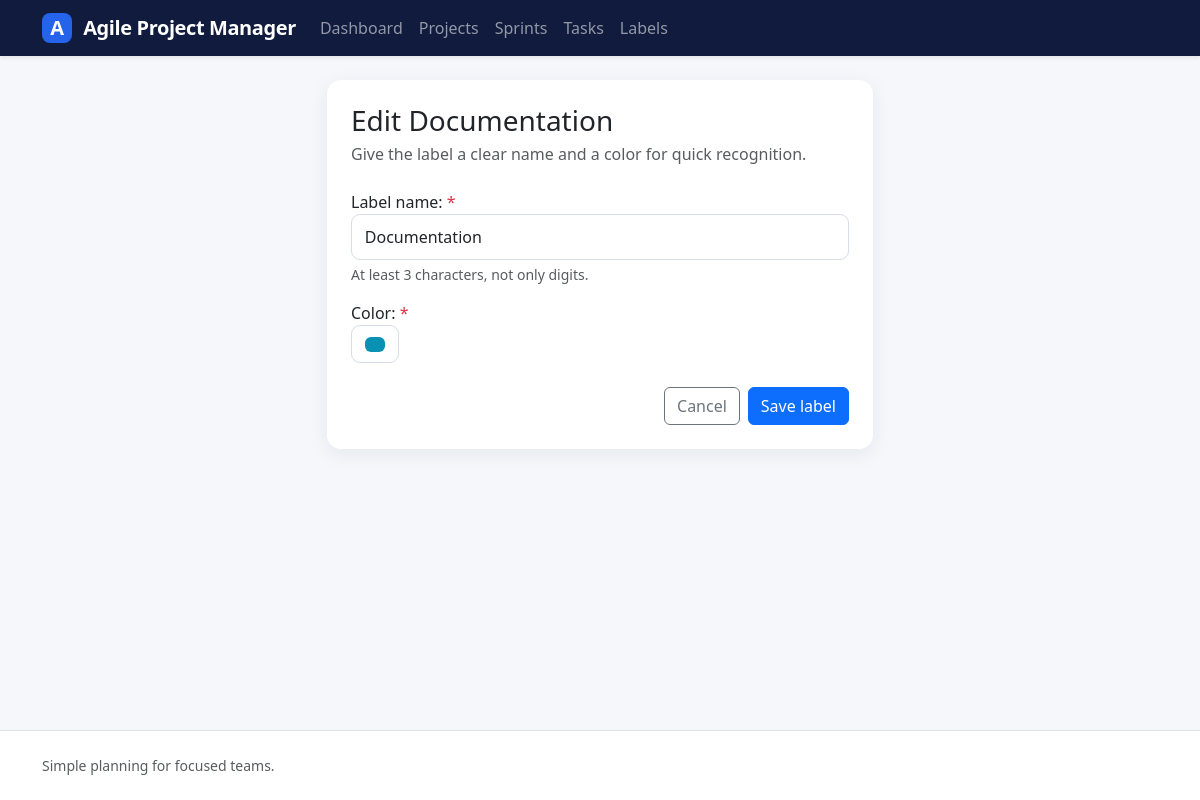
The page /tasks/labels/5/update/ on the database as committed earlier.
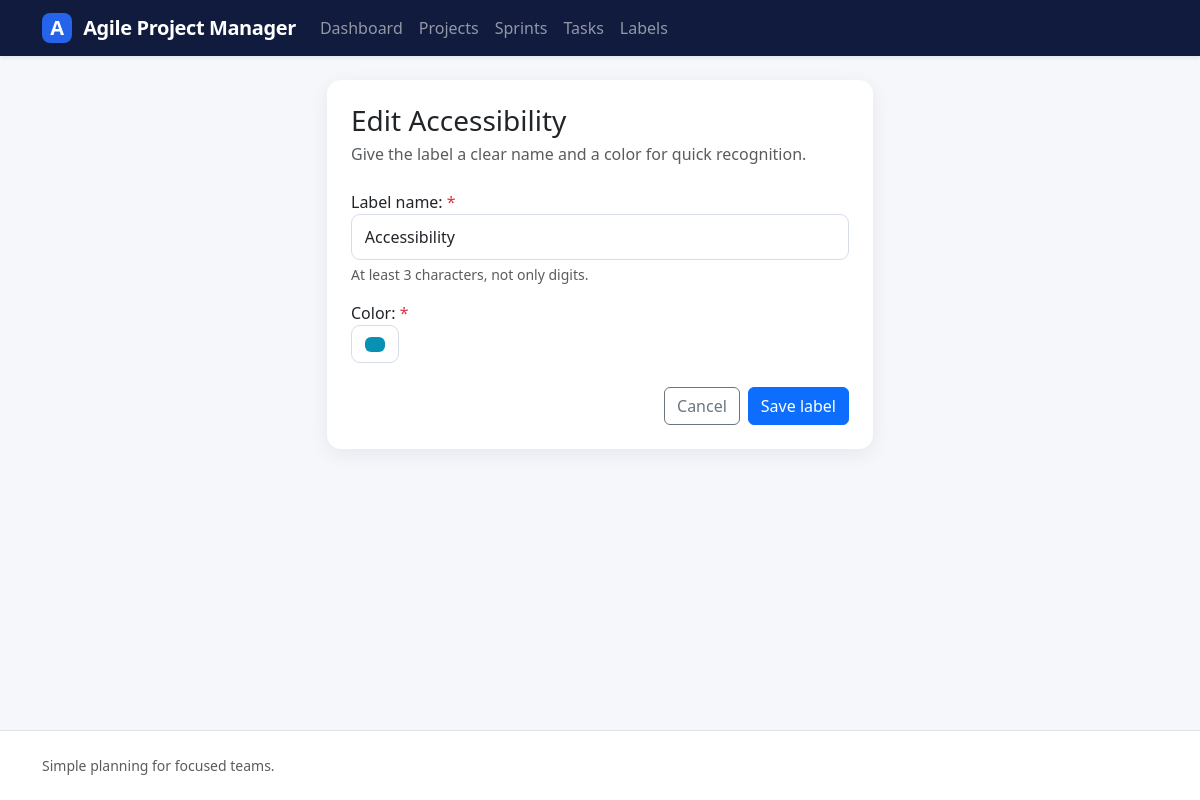
The same page on the database as committed later.
### tasks/models.py (models this page shows, shortened)
class Label(models.Model):
    name = models.CharField(
        max_length=100,
        validators=[MinLengthValidator(3)],
    )
    color = models.CharField(max_length=10)

### tasks/views.py (the view)
# urls.py: path('labels/<int:pk>/update/', LabelUpdateView.as_view(), name='label_update'),
class LabelUpdateView(UpdateView):
    model = Label
    template_name = 'labels/label_form.html'
    form_class = LabelForm
    success_url = reverse_lazy('tasks:label_list')

### tasks/forms.py (shortened to what this page needs)
class LabelForm(forms.ModelForm):
    class Meta:
        model = Label
        fields = "__all__"
        labels = {
            "name": "Label name",
        }
        help_texts = {
            "name": "At least 3 characters, not only digits.",
        }
        widgets = {
            "name": forms.TextInput(attrs={"class": "form-control", "placeholder": "Enter a name..."}),
            "color": forms.TextInput(
                attrs={"type": "color", "class": "form-control form-control-color"}
                ),
            }
        error_messages = {
            "name": {
                "required": "Please enter a label name.",
                "max_length": "The name can be at most 100 characters.",
                "min_length": "The name cannot be less than 3 characters.",
            },
            "color": {
                "required": "Please enter a label color.",
            },
        }

### templates/labels/label_form.html (shortened to what this page needs)
{% extends "base.html" %}
{% block content %}
    <div class="row justify-content-center">
        <div class="col-lg-6">
            <div class="card">
                <div class="card-body p-4">
                    <h1 class="h3 mb-1">
                        {% if label %}
                            Edit
                            {{ label.name }}
                        {% else %}
                            Create a label
                        {% endif %}
                    </h1>
                    <p class="text-muted mb-4">
                        Give the label a clear name and a color for quick recognition.
                    </p>
                    <form method="post" novalidate>
                        {% include "partials/_form_fields.html" %}
                        <div class="d-flex justify-content-end gap-2 mt-4">
                            <a class="btn btn-outline-secondary" href="{% url 'tasks:label_list' %}">
                                Cancel
                            </a>
                            <button class="btn btn-primary" type="submit">
                                Save label
                            </button>
                        </div>
                    </form>
                </div>
            </div>
        </div>
    </div>
{% endblock %}

### templates/partials/_form_fields.html (shortened to what this page needs)
{% for field in form %}
    <div class="mb-3">
        {{ field.label_tag }}
        {% if field.field.required %}
            <span class="text-danger" aria-hidden="true">
                *
            </span>
        {% endif %}
        {{ field }}
        {% if field.help_text %}
            <div class="form-text">
                {{ field.help_text }}
            </div>
        {% endif %}
    </div>
{% endfor %}

Rows that differ between the two databases and show on the page:
changed Label: name "Documentation" → "Accessibility"
